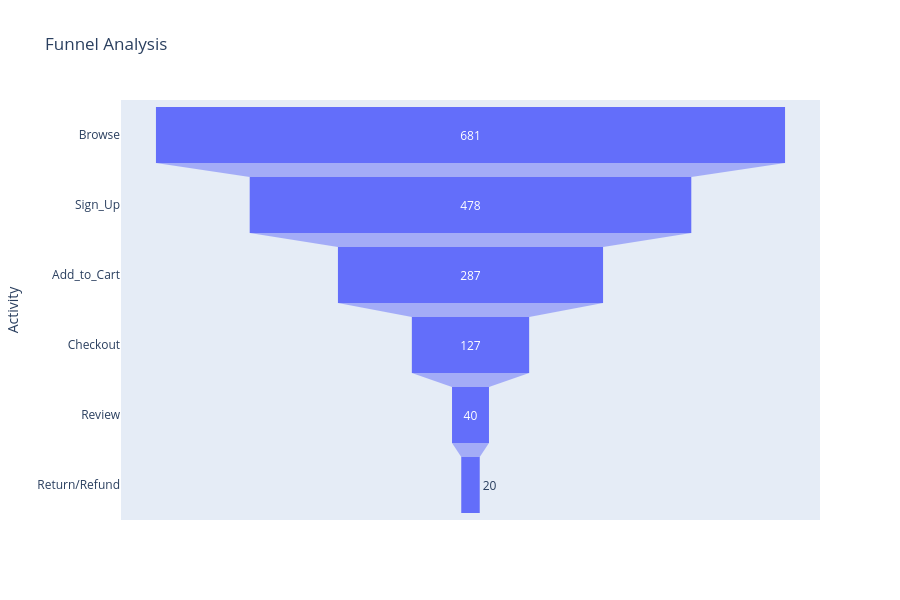

Write notebook code for a chart like this one.
### Code cell
fig = px.funnel(data_frame=funnel,x='count',y='Activity',
                title = 'Funnel Analysis',height=600,hover_data='Per_Conversion')
fig.show()

### Figure 1 — Plotly figure (JSON) as saved in the notebook; plotly's stock layout.template omitted (floating-point values rounded to 4 significant figures)
{"data": [{"customdata": [["0.0%"], ["70.19%"], ["60.04%"], ["44.25%"], ["31.5%"], ["15.75%"]], "hovertemplate": "count=%{x}<br>Activity=%{y}<br>Per_Conversion=%{customdata[0]}<extra></extra>", "legendgroup": "", "marker": {"color": "#636efa"}, "name": "", "orientation": "h", "showlegend": false, "type": "funnel", "x": [681, 478, 287, 127, 40, 20], "xaxis": "x", "y": ["Browse", "Sign_Up", "Add_to_Cart", "Checkout", "Review", "Return/Refund"], "yaxis": "y"}], "layout": {"height": 600, "legend": {"tracegroupgap": 0}, "title": {"text": "Funnel Analysis"}, "xaxis": {"anchor": "y", "domain": [0, 1], "title": {"text": "count"}}, "yaxis": {"anchor": "x", "domain": [0, 1], "title": {"text": "Activity"}}}}
